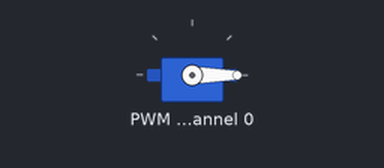
Bench run of a program on a simulated Raspberry Pi (BCM pin numbers). Parts: servo. Servo angles are drawn from the pulse width (0.5 ms = 0°, 2.5 ms = 180°); what the program prints to the terminal is not drawn.

Above: at 0.05 s.
Timing chart, 0 to 4.6 s (numbered marks = the images above):
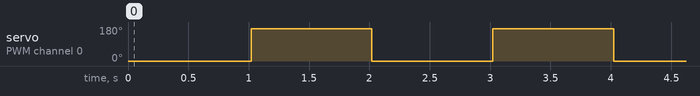

Measured:
- by itself, servo on PWM channel 0: alternates 170° for 1.0 s and 0° for 1.0 s

The program:

pca9685_test.py
```python
"""
ai-robot-hand-with-raspberry-pi
COPYRIGHT © 2021 KIM DONGHEE. ALL RIGHTS RESERVED.
"""

# Import time module for delay.
import time

# Import the PCA9685 module.
import Adafruit_PCA9685


# Uncomment to enable debug output.
# import logging
# logging.basicConfig(level=logging.DEBUG)

# Initialise the PCA9685 using the default address (0x40).
pwm = Adafruit_PCA9685.PCA9685()

# Alternatively specify a different address and/or bus:
# pwm = Adafruit_PCA9685.PCA9685(address=0x41, busnum=2)

# Configure min and max servo pulse lengths.
servo_min = 80  # Min pulse length out of 4096.
servo_max = 490  # Max pulse length out of 4096.

# for 60 Hz
# servo_min = 90  # Min pulse length out of 4096.
# servo_max = 590  # Max pulse length out of 4096.

# Helper function to make setting a servo pulse width simpler.
def set_servo_pulse(channel, pulse):
    pulse_length = 1000000    # 1,000,000 us per second
    pulse_length //= 50       # 50 Hz
    # pulse_length //= 60       # 60 Hz
    print('{0}us per period'.format(pulse_length))
    pulse_length //= 4096     # 12 bits of resolution
    print('{0}us per bit'.format(pulse_length))
    pulse *= 1000
    pulse //= pulse_length
    pwm.set_pwm(channel, 0, pulse)

# Set frequency to 50 Hz.
pwm.set_pwm_freq(50)

# Set frequency to 60 Hz.
# pwm.set_pwm_freq(50)

print('Moving servo on channel 0...')
while True:
    # Move servo on channel O between extremes.
    pwm.set_pwm(0, 0, servo_min)
    time.sleep(1)
    pwm.set_pwm(0, 0, servo_max)
    time.sleep(1)
```
